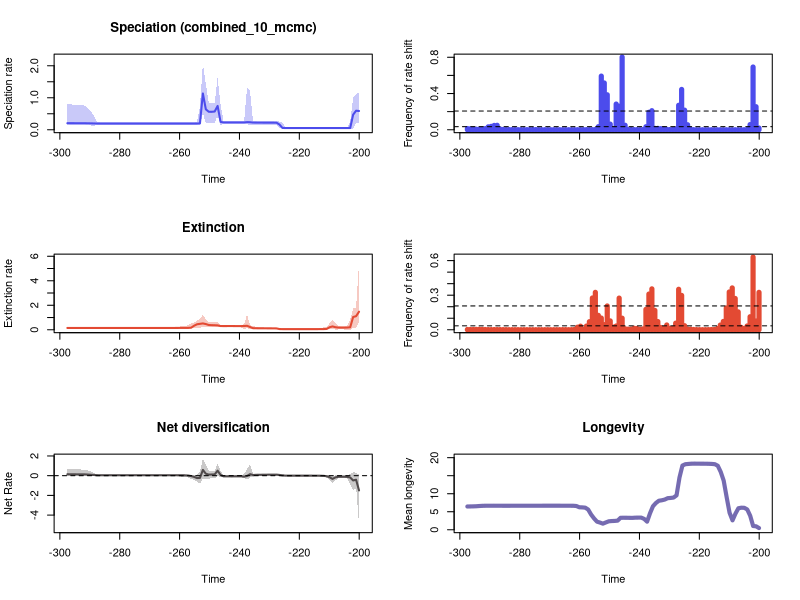

The R source for this figure:


pdf(file='C:/Users/SimoesLabAdmin/Documents/BDNN_Arielli/updated_occurrence_analyses/model_2_and_5/200_its/reptilia_terr_200_combined_no_resampling_test/RTT_plots.pdf',width=10, height=15)
par(mfrow=c(3,2))
library(scales)

time=c(-200.05481329000003, -201.03901787,-202.02322245,-203.00742702999997,-203.99163161,-204.97583619,-205.96004076999998,-206.94424535000002,-207.92844993,-208.91265450999998,-209.89685909000002,-210.88106367,-211.86526824999999,-212.84947283000002,-213.83367741,-214.81788199,-215.80208656999997,-216.78629115,-217.77049573,-218.75470030999998,-219.73890489000001,-220.72310947,-221.70731404999998,-222.69151863000002,-223.67572321,-224.65992778999998,-225.64413237000002,-226.62833695,-227.61254153,-228.59674610999997,-229.58095069,-230.56515527,-231.54935984999997,-232.53356443,-233.51776901,-234.50197358999998,-235.48617817000002,-236.47038275,-237.45458732999998,-238.43879191000002,-239.42299649,-240.40720106999999,-241.39140564999997,-242.37561023,-243.35981481,-244.34401938999997,-245.32822397,-246.31242855,-247.29663312999998,-248.28083771000001,-249.26504229,-250.24924686999998,-251.23345144999996,-252.21765603,-253.20186060999998,-254.18606518999997,-255.17026977,-256.15447435,-257.13867893,-258.12288351,-259.10708809,-260.09129267,-261.07549725,-262.05970183,-263.04390641,-264.02811099,-265.01231557,-265.99652015,-266.98072472999996,-267.96492931,-268.94913389,-269.93333847,-270.91754305,-271.90174763,-272.88595220999997,-273.87015679,-274.85436137,-275.83856595,-276.82277053,-277.80697511,-278.79117969,-279.77538426999996,-280.75958885,-281.74379343,-282.72799801,-283.71220259,-284.69640717,-285.68061174999997,-286.66481632999995,-287.64902091,-288.63322549,-289.61743007,-290.60163465,-291.58583923,-292.57004380999996,-293.55424839,-294.53845297,-295.52265754999996,-296.50686213,-297.49106671)
rate=c(0.5869700794611747, 0.5949930519985576,0.47162020248096004,0.05474899799410958,0.054077187408180176,0.054051901552678985,0.05405101364742171,0.0540479165726656,0.05404649116497164,0.05404442592851901,0.05403959759532459,0.054036391412389834,0.05403415086759543,0.054033331375032134,0.054034084336371024,0.054034096296723566,0.05403734255204562,0.05403959759532459,0.05403959759532459,0.05403972467030826,0.05403910058509523,0.05403893747447709,0.05403939212453093,0.05404252325563075,0.05408391337439312,0.054448813065233734,0.056975161030445795,0.16288447255559768,0.22064772876560837,0.22177589261802566,0.22178804917204326,0.22181021338337426,0.22197785950859908,0.22239379701145734,0.22306666153279536,0.2239972833477299,0.22474407745145375,0.23546393733271137,0.23856872548984742,0.229108402149641,0.2289923281411701,0.22898438274305633,0.22898398896203997,0.22898486489806635,0.22889753928085527,0.22881531410925907,0.2289382691061635,0.24576451799005616,0.7442612821473011,0.5707230053203454,0.5612225833909139,0.5626114776932594,0.6389033515286267,1.1340248388213703,0.19946576733028148,0.1950034803480732,0.19446221010942122,0.1944539865584114,0.1944816351593136,0.19452502880176403,0.19457816920249316,0.1945968283798109,0.19458573436061144,0.1945768713953938,0.19458020059159872,0.19459228520037763,0.1945948162767598,0.1945877100610024,0.19457917391966073,0.19456528507367454,0.19454723957116238,0.19454054412399274,0.19454064306503285,0.19454867128104375,0.19455752784653071,0.19456528507367454,0.19456775613281585,0.19447853881357133,0.19438632241515888,0.19434949152879344,0.19432431356409813,0.19432451077584897,0.1943373267060563,0.19434536915715345,0.19436578719189715,0.19440607449214803,0.19441274401376094,0.1944478908251039,0.1945791256505769,0.1949918328142718,0.1978834048001788,0.20008710962889334,0.2022052794910758,0.20371841460819567,0.2042780881970372,0.20459970883085318,0.20488632664903494,0.20513432063526255,0.2054852944435489,0.20597758963185647)
minHPD=c(0.2023772640052509, 0.21378026410949008,0.03673991576688866,0.034032380414347176,0.04121143008783533,0.04140429438074416,0.04136969716351032,0.04134657708547919,0.041362155970085725,0.04137945770662025,0.04140871385209364,0.041374304107439475,0.04137481913747232,0.04137552203767846,0.04137599201170074,0.04137481913747232,0.04137328251405336,0.041374304107439475,0.04137481913747232,0.04137481913747232,0.04142179176548949,0.041410848105202666,0.0413954244903139,0.04134657708547919,0.041214738125266416,0.03808927100262063,0.03934357725438555,0.04362707007151469,0.1352091478828591,0.14420521375281994,0.14508481297904696,0.145102490396769,0.14498919995336712,0.14544573432689012,0.14538812973949997,0.14455761045524546,0.14320804655967,0.13577373227555206,0.17654630769991628,0.17228411879707622,0.17387358071156458,0.1736090739722232,0.17382215869651593,0.17366611108909266,0.17328736385263563,0.17328736385263563,0.1709710985744977,0.15707506475884572,0.4463131033503925,0.20227848914793073,0.20227848914793073,0.20237681443189748,0.20937297250166015,0.5179450714916756,0.1342067000648396,0.1452105106400447,0.1492305745413085,0.14953496365546493,0.14953202097277876,0.14952277536575742,0.1508576327571382,0.15097381092767967,0.15084695491426198,0.15086997102265837,0.1508298097182326,0.150861301635795,0.1508434767838853,0.15082676793502509,0.150861301635795,0.1508609176406907,0.14953202097277876,0.1509558118724622,0.15088116212380973,0.1508609176406907,0.14953496365546493,0.14955229410143545,0.1495108207360794,0.14934900017913413,0.149072921495862,0.14931082100596704,0.14897196049862854,0.1487469689273736,0.14859474041040036,0.1483988415712949,0.14807310671229762,0.1485505777895028,0.1478881044188344,0.14787975485223567,0.1469382286791294,0.1452105106400447,0.1299063622630047,0.13340324999251593,0.13686147243022323,0.13542166817901058,0.13586539000998088,0.13686147243022323,0.1348323857910215,0.1337532746345677,0.13413989054184472,0.13340573912098408)
maxHPD=c(1.1466360124166157, 1.1248584817464395,1.006053777735813,0.25281158258015707,0.06778941377687721,0.06760635117134929,0.06751571390944106,0.06744912549266026,0.06744776291324055,0.06744507980465002,0.06744507980465002,0.06739154752524601,0.06739019976965668,0.06738867700156773,0.0673799912465044,0.06737736255711946,0.0673718933839982,0.06737736255711946,0.06738142917989609,0.06739019976965668,0.06744507980465002,0.06744507980465002,0.06744776291324055,0.06744776291324055,0.06778319020936707,0.07189501269879578,0.22362766005062668,0.2514825699089768,0.27547568513686793,0.26855806630042045,0.2686304042789407,0.2686771587833572,0.26878308353417435,0.26989451950108284,0.2713271365205842,0.2742871286710988,0.2774914598180042,1.2250458577158814,1.3058987868788765,0.28399367690514127,0.2829638775901568,0.2823791092062072,0.2823791092062072,0.28224722618638726,0.28228485439236095,0.28315161495031144,0.2844771330099294,0.7763592838725786,1.6432589063041099,0.8428426696096323,0.8257672713537507,0.8314301018921861,1.4327451630866448,2.066191244053289,0.7282337290307409,0.24892766824840928,0.24370568578617474,0.24356981108985404,0.24325432094698457,0.24297207628135228,0.2441017290822449,0.2440999539782467,0.2438464027082177,0.24381118602513488,0.24371822076555788,0.24371822076555788,0.24372194572348518,0.24372194572348518,0.24381028320928824,0.2438464027082177,0.24262309543021576,0.24412212557214857,0.2441003012908269,0.24415258962816722,0.24295405605983006,0.24308775830434357,0.2432281427788692,0.24371822076555788,0.24412212557214857,0.24479727232975956,0.24478435212134067,0.24477492127528852,0.24480604866704755,0.24479051880480207,0.2447888324250324,0.2456588546418449,0.24565112860600374,0.24620027024779448,0.24690321229463688,0.25034697235144826,0.4315507471852623,0.5700707948581999,0.6771949608633775,0.7482757206256876,0.7693092104886369,0.779352143224389,0.7824468018629676,0.7861762374940874,0.7991311019509312,0.8217718853496808)
remove_na = !is.na(rate)
time = time[remove_na]
plot(time,time,type = 'n', ylim = c(0, 2.272810368458618), xlim = c(-297.983169,-199.562711), ylab = 'Speciation rate', xlab = 'Time',main='Speciation (combined_10_mcmc)' )
polygon(c(time, rev(time)), c(maxHPD[remove_na], rev(minHPD[remove_na])), col = alpha('#4c4cec',0.3), border = NA)
lines(time,rate[remove_na], col = '#4c4cec', lwd=2)
mids=c(-200.05978402020202, -201.0539300606061,-202.0480761010101,-203.04222214141413,-204.0363681818182,-205.03051422222222,-206.02466026262624,-207.01880630303032,-208.01295234343434,-209.0070983838384,-210.00124442424243,-210.99539046464645,-211.98953650505052,-212.98368254545454,-213.97782858585856,-214.97197462626264,-215.96612066666665,-216.96026670707073,-217.95441274747475,-218.94855878787877,-219.94270482828284,-220.93685086868686,-221.93099690909088,-222.92514294949495,-223.91928898989897,-224.91343503030305,-225.90758107070707,-226.9017271111111,-227.89587315151516,-228.89001919191918,-229.8841652323232,-230.87831127272727,-231.8724573131313,-232.86660335353537,-233.8607493939394,-234.8548954343434,-235.84904147474748,-236.8431875151515,-237.83733355555552,-238.8314795959596,-239.8256256363636,-240.8197716767677,-241.8139177171717,-242.80806375757572,-243.8022097979798,-244.79635583838382,-245.79050187878784,-246.7846479191919,-247.77879395959593,-248.77294,-249.76708604040402,-250.76123208080804,-251.75537812121212,-252.74952416161614,-253.7436702020202,-254.73781624242423,-255.73196228282825,-256.7261083232323,-257.72025436363634,-258.71440040404036,-259.70854644444444,-260.70269248484846,-261.6968385252525,-262.69098456565655,-263.68513060606057,-264.6792766464646,-265.67342268686866,-266.6675687272727,-267.66171476767676,-268.6558608080808,-269.65000684848485,-270.64415288888887,-271.6382989292929,-272.63244496969696,-273.626591010101,-274.620737050505,-275.6148830909091,-276.6090291313131,-277.6031751717171,-278.5973212121212,-279.5914672525252,-280.5856132929292,-281.5797593333333,-282.5739053737373,-283.5680514141414,-284.5621974545454,-285.5563434949495,-286.5504895353535,-287.5446355757575,-288.5387816161616,-289.5329276565656,-290.52707369696964,-291.5212197373737,-292.51536577777773,-293.50951181818175,-294.5036578585858,-295.49780389898984,-296.4919499393939,-297.48609597979794)
counts=c(0.018858823529411765, 0.25435882352941175,0.6923235294117647,0.057,0.0031411764705882353,0.0007117647058823529,0.0005823529411764706,0.0004,0.00037647058823529414,0.0005,0.00039411764705882355,0.00028235294117647056,0.0002235294117647059,0.00028235294117647056,0.0002235294117647059,0.0003882352941176471,0.0002941176470588235,0.0003294117647058824,0.0003,0.00037647058823529414,0.0003411764705882353,0.00031176470588235297,0.0010588235294117646,0.0075352941176470584,0.055276470588235295,0.21637647058823528,0.4451529411764706,0.2701529411764706,0.009076470588235293,0.003476470588235294,0.0021411764705882353,0.004470588235294118,0.009523529411764707,0.012047058823529412,0.015523529411764705,0.015935294117647058,0.21059411764705882,0.19278235294117646,0.03337058823529412,0.0022941176470588237,0.0012352941176470588,0.0015176470588235294,0.0016470588235294118,0.0026588235294117647,0.0021,0.04975294117647059,0.8026117647058824,0.26031764705882354,0.28366470588235293,0.008888235294117646,0.0623764705882353,0.386,0.5163823529411765,0.5921823529411765,0.034323529411764704,0.0035058823529411764,0.001411764705882353,0.0015352941176470587,0.0015764705882352942,0.0013705882352941176,0.0010411764705882353,0.000888235294117647,0.0007529411764705883,0.0008235294117647059,0.0007294117647058824,0.0007411764705882353,0.0006647058823529412,0.000811764705882353,0.0009235294117647059,0.0007882352941176471,0.0007470588235294118,0.0008352941176470589,0.0009235294117647059,0.0009764705882352941,0.0009823529411764707,0.0022705882352941176,0.002911764705882353,0.0017176470588235295,0.0014764705882352942,0.0010823529411764705,0.0011529411764705881,0.001176470588235294,0.0013588235294117647,0.0016,0.0021705882352941177,0.0018235294117647058,0.0035235294117647057,0.008570588235294118,0.049394117647058824,0.04803529411764706,0.03781764705882353,0.03218235294117647,0.012576470588235295,0.008041176470588236,0.006611764705882353,0.0063941176470588236,0.008529411764705883,0.010570588235294118,0.013258823529411764)
plot(mids,counts,type = 'h', xlim = c(-297.983169,-199.562711), ylim=c(0,0.8026117647058824), ylab = 'Frequency of rate shift', xlab = 'Time',lwd=5,col='#4c4cec')
bf2 = 0.034055010843515456
bf6 = 0.20666774651012174
abline(h=bf2, lty=2)
abline(h=bf6, lty=2)

time=c(-200.05481329000003, -201.03901787,-202.02322245,-203.00742702999997,-203.99163161,-204.97583619,-205.96004076999998,-206.94424535000002,-207.92844993,-208.91265450999998,-209.89685909000002,-210.88106367,-211.86526824999999,-212.84947283000002,-213.83367741,-214.81788199,-215.80208656999997,-216.78629115,-217.77049573,-218.75470030999998,-219.73890489000001,-220.72310947,-221.70731404999998,-222.69151863000002,-223.67572321,-224.65992778999998,-225.64413237000002,-226.62833695,-227.61254153,-228.59674610999997,-229.58095069,-230.56515527,-231.54935984999997,-232.53356443,-233.51776901,-234.50197358999998,-235.48617817000002,-236.47038275,-237.45458732999998,-238.43879191000002,-239.42299649,-240.40720106999999,-241.39140564999997,-242.37561023,-243.35981481,-244.34401938999997,-245.32822397,-246.31242855,-247.29663312999998,-248.28083771000001,-249.26504229,-250.24924686999998,-251.23345144999996,-252.21765603,-253.20186060999998,-254.18606518999997,-255.17026977,-256.15447435,-257.13867893,-258.12288351,-259.10708809,-260.09129267,-261.07549725,-262.05970183,-263.04390641,-264.02811099,-265.01231557,-265.99652015,-266.98072472999996,-267.96492931,-268.94913389,-269.93333847,-270.91754305,-271.90174763,-272.88595220999997,-273.87015679,-274.85436137,-275.83856595,-276.82277053,-277.80697511,-278.79117969,-279.77538426999996,-280.75958885,-281.74379343,-282.72799801,-283.71220259,-284.69640717,-285.68061174999997,-286.66481632999995,-287.64902091,-288.63322549,-289.61743007,-290.60163465,-291.58583923,-292.57004380999996,-293.55424839,-294.53845297,-295.52265754999996,-296.50686213,-297.49106671)
rate=c(1.4749932351498187, 1.1094022890942186,1.040244604375319,0.2023820105907443,0.18210163114206315,0.1748866135390834,0.17463629782869167,0.17891369398433354,0.2069445186815848,0.27254487286418844,0.20398338399554689,0.06718480849708999,0.05575000556507165,0.0537887050729685,0.05259384414857472,0.05231770342792352,0.052260759332774145,0.05221312761790718,0.05217975094835013,0.05216525570958014,0.05215264040145387,0.05213418942497866,0.05212212514782702,0.052142595062674456,0.05223078888647974,0.05231093662656727,0.052692463573658616,0.0586101854724044,0.11055505439058713,0.11599405464652941,0.11684445450245992,0.1173181081702945,0.1194937275584615,0.120623170971245,0.12128033376626465,0.12442641544912289,0.12919489595261271,0.2255334520030176,0.3234922856072342,0.30671851599360217,0.30043529918389034,0.30056973003562754,0.30129742890366035,0.3037485639621776,0.30350650324739725,0.30288030546859335,0.30277704139502154,0.30401110648498425,0.3567118845181782,0.3684052843099731,0.3748222354537563,0.38717335065402964,0.4657883749984698,0.5174345114654822,0.4851036836958999,0.4478118164822835,0.32817400843030553,0.16690665025021353,0.15466679009960704,0.1518158875773184,0.1514012806098063,0.15122815438804,0.14919612950174557,0.14881039330572407,0.14875827870481267,0.1487439408261163,0.14872931726580546,0.1486826285788791,0.1486567342731263,0.1486473556389578,0.14864549256060017,0.14864930471967963,0.14865536495284903,0.1486698092876894,0.148681707201892,0.1487013294236334,0.14871307427469133,0.14871188309896533,0.1487108723176762,0.14871440041315998,0.14872444528273446,0.1487313379184671,0.1487390272613795,0.14875124841101703,0.14876173700701473,0.14877589545630082,0.1487743487348059,0.1487589855303224,0.14873199967841738,0.14869822621776074,0.14867142412485487,0.14866418672356888,0.1486683352992076,0.1486751275352216,0.1487158362543375,0.14879233322971291,0.14887612588636545,0.1489336633616833,0.14895220326403202,0.1489656175635705)
minHPD=c(0.666031541920228, 0.19017275142149595,0.15294318315784228,0.001204860498486381,0.013915681864881822,0.022787757612907283,0.02335355799255116,0.022387246564428906,0.006592182396052167,0.13708785950307126,0.03388552548158133,0.034343381299027975,0.03335114664617778,0.030560851970604704,0.03447087813313975,0.03500894578938821,0.03527474953146173,0.035381296103631166,0.03540940963566043,0.03541086333535791,0.03541086333535791,0.035319643749339956,0.03521200346712261,0.03500894578938821,0.0349848898985352,0.03497296984966768,0.03325687816511694,0.03414722759528431,0.04313300234658374,0.051764386310352906,0.0539600436783962,0.0546140098763349,0.05423016999744922,0.056621907638434124,0.0574912169996287,0.060274071374420014,0.06269145159505853,0.06780192447895025,0.12040140780172474,0.08059189712574946,0.18631686764179545,0.1863021979609142,0.18815015399134688,0.19304718396401752,0.19304718396401752,0.19063069892739956,0.1902267107364024,0.1863417111447624,0.2391715939982605,0.2498621035092278,0.2544443012687605,0.25315947760662316,0.25209676083295934,0.28368102723061045,0.13342967225440744,0.12494838410528401,0.11159696355812469,0.10710155293176017,0.1036069807384793,0.10125710870197928,0.09393453260043048,0.08617572878550031,0.1055817077968598,0.10602115909844032,0.1064713867755562,0.10650903279344875,0.10690871850450849,0.10690633057487178,0.10691167819458837,0.10691167819458837,0.10691167819458837,0.10698397000384184,0.10699101401201407,0.10700188473320962,0.10690633057487178,0.10691167819458837,0.10691418890991586,0.10691167819458837,0.1069047905581486,0.10691167819458837,0.10690871850450849,0.10690871850450849,0.10691167819458837,0.1069047905581486,0.10648637691535438,0.10644185024495616,0.10691167819458837,0.10622557144453112,0.1059904430357763,0.10632363588230816,0.1069047905581486,0.10614679173686976,0.10597377846117681,0.1059483835030659,0.10542715978679298,0.1048844868331248,0.10341327315301888,0.10349024973828891,0.10283929785998476,0.10294799906296478)
maxHPD=c(5.3973321340071445, 1.7860151643557858,1.735468173158457,0.8240775785355956,0.31603562521540807,0.2941443319665886,0.2921375416128539,0.2971768980595786,0.5358764552978583,0.8321896345178279,0.5278436669429621,0.2530874711183364,0.1938964030225701,0.15088292983506454,0.081847432947191,0.0805419926128806,0.08049356915041683,0.08045626660255993,0.08044273600402335,0.08045093057390668,0.08047670211303029,0.08045000044604882,0.08045620111027486,0.080479131521042,0.08107640272374322,0.08187165684623292,0.08457654890634236,0.1310518707480164,0.15770230321845516,0.163029622360522,0.1634483180383686,0.16501019564949815,0.18321349530840267,0.20249638212879026,0.21299537413819777,0.25634949068013235,0.309214923538707,0.37316104268089684,1.2630530750402527,0.45262715868110875,0.403007608501694,0.4012417721265958,0.3998026917999771,0.4003957510157263,0.40014192605352433,0.3993300568349799,0.4017685751195878,0.40904170974456966,0.6097662762598062,0.6138503413855241,0.6214278857233028,0.643751345158561,0.8582552176492539,1.22536768586581,0.887112080707735,0.7511274110127478,0.5903900479057131,0.5258042255487364,0.36070793516531885,0.31807969201450553,0.29682103414969774,0.2526909342375478,0.19771938125417426,0.19481100426736156,0.1948087799953641,0.19472153514708967,0.1949541350864859,0.19475391449847526,0.19470798695923658,0.19469686888536678,0.19466802179649417,0.19471856394432385,0.19472153514708967,0.19472687223237803,0.1946545436952865,0.19468470583422717,0.19471856394432385,0.19472153514708967,0.1947657353032132,0.19481100426736156,0.1948507247392057,0.19493495268838518,0.19500292720965876,0.19512636877796694,0.19481100426736156,0.19488345608505891,0.1954619226078056,0.19488345608505891,0.1948083287861102,0.19544189523171343,0.19642615063696856,0.19613426543831142,0.19631219724634263,0.19668443441270733,0.19697726587695524,0.19778600671708504,0.1980177997894745,0.1994337376605468,0.19982289118074487,0.2011948225006573)
remove_na = !is.na(rate)
time = time[remove_na]
plot(time,time,type = 'n', ylim = c(0, 5.937065347407859), xlim = c(-297.983169,-199.562711), ylab = 'Extinction rate', xlab = 'Time',main='Extinction' )
polygon(c(time, rev(time)), c(maxHPD[remove_na], rev(minHPD[remove_na])), col = alpha('#e34a33',0.3), border = NA)
lines(time,rate[remove_na], col = '#e34a33', lwd=2)
mids=c(-200.05978402020202, -201.0539300606061,-202.0480761010101,-203.04222214141413,-204.0363681818182,-205.03051422222222,-206.02466026262624,-207.01880630303032,-208.01295234343434,-209.0070983838384,-210.00124442424243,-210.99539046464645,-211.98953650505052,-212.98368254545454,-213.97782858585856,-214.97197462626264,-215.96612066666665,-216.96026670707073,-217.95441274747475,-218.94855878787877,-219.94270482828284,-220.93685086868686,-221.93099690909088,-222.92514294949495,-223.91928898989897,-224.91343503030305,-225.90758107070707,-226.9017271111111,-227.89587315151516,-228.89001919191918,-229.8841652323232,-230.87831127272727,-231.8724573131313,-232.86660335353537,-233.8607493939394,-234.8548954343434,-235.84904147474748,-236.8431875151515,-237.83733355555552,-238.8314795959596,-239.8256256363636,-240.8197716767677,-241.8139177171717,-242.80806375757572,-243.8022097979798,-244.79635583838382,-245.79050187878784,-246.7846479191919,-247.77879395959593,-248.77294,-249.76708604040402,-250.76123208080804,-251.75537812121212,-252.74952416161614,-253.7436702020202,-254.73781624242423,-255.73196228282825,-256.7261083232323,-257.72025436363634,-258.71440040404036,-259.70854644444444,-260.70269248484846,-261.6968385252525,-262.69098456565655,-263.68513060606057,-264.6792766464646,-265.67342268686866,-266.6675687272727,-267.66171476767676,-268.6558608080808,-269.65000684848485,-270.64415288888887,-271.6382989292929,-272.63244496969696,-273.626591010101,-274.620737050505,-275.6148830909091,-276.6090291313131,-277.6031751717171,-278.5973212121212,-279.5914672525252,-280.5856132929292,-281.5797593333333,-282.5739053737373,-283.5680514141414,-284.5621974545454,-285.5563434949495,-286.5504895353535,-287.5446355757575,-288.5387816161616,-289.5329276565656,-290.52707369696964,-291.5212197373737,-292.51536577777773,-293.50951181818175,-294.5036578585858,-295.49780389898984,-296.4919499393939,-297.48609597979794)
counts=c(0.3246176470588235, 0.07642941176470588,0.6311058823529412,0.11295882352941176,0.03265882352941177,0.01131764705882353,0.021341176470588235,0.15512352941176472,0.2717235294117647,0.36308235294117647,0.32784117647058825,0.18905882352941175,0.07231176470588235,0.040923529411764706,0.010470588235294117,0.0024470588235294116,0.002235294117647059,0.0012352941176470588,0.0008058823529411765,0.0008411764705882353,0.0009588235294117647,0.0013588235294117647,0.0024705882352941176,0.005047058823529411,0.006658823529411765,0.03514705882352941,0.29803529411764706,0.3512470588235294,0.057341176470588236,0.012864705882352941,0.012411764705882353,0.04164117647058824,0.012376470588235294,0.019723529411764706,0.07128235294117648,0.16815882352941178,0.3548764705882353,0.30977058823529413,0.17690588235294116,0.007388235294117647,0.005129411764705882,0.011141176470588236,0.013182352941176471,0.005976470588235294,0.0054,0.008823529411764706,0.10062352941176471,0.2747235294117647,0.032758823529411764,0.023388235294117647,0.07687058823529412,0.20651764705882353,0.04461764705882353,0.10168235294117647,0.12507058823529413,0.3246941176470588,0.2756470588235294,0.07013529411764706,0.031923529411764705,0.004764705882352941,0.031241176470588234,0.022335294117647057,0.0032117647058823528,0.001088235294117647,0.0008352941176470589,0.0013352941176470589,0.0012470588235294119,0.000888235294117647,0.0007294117647058824,0.0007294117647058824,0.0006352941176470589,0.0007411764705882353,0.0008058823529411765,0.0007823529411764706,0.0007,0.0007235294117647059,0.0007352941176470588,0.000588235294117647,0.0007705882352941176,0.0008705882352941177,0.000688235294117647,0.0009823529411764707,0.0008588235294117647,0.0009705882352941176,0.0007352941176470588,0.0010470588235294118,0.0012823529411764706,0.0015647058823529411,0.0017058823529411764,0.0019058823529411765,0.0014176470588235293,0.0015470588235294118,0.0024058823529411765,0.0033058823529411763,0.004076470588235294,0.0032764705882352943,0.0026,0.0026411764705882353,0.0025764705882352942)
plot(mids,counts,type = 'h', xlim = c(-297.983169,-199.562711), ylim=c(0,0.6311058823529412), ylab = 'Frequency of rate shift', xlab = 'Time',lwd=5,col='#e34a33')
abline(h=bf2, lty=2)
abline(h=bf6, lty=2)
#Net Diversification Rate
time=c(-200.05481329000003, -201.03901787,-202.02322245,-203.00742702999997,-203.99163161,-204.97583619,-205.96004076999998,-206.94424535000002,-207.92844993,-208.91265450999998,-209.89685909000002,-210.88106367,-211.86526824999999,-212.84947283000002,-213.83367741,-214.81788199,-215.80208656999997,-216.78629115,-217.77049573,-218.75470030999998,-219.73890489000001,-220.72310947,-221.70731404999998,-222.69151863000002,-223.67572321,-224.65992778999998,-225.64413237000002,-226.62833695,-227.61254153,-228.59674610999997,-229.58095069,-230.56515527,-231.54935984999997,-232.53356443,-233.51776901,-234.50197358999998,-235.48617817000002,-236.47038275,-237.45458732999998,-238.43879191000002,-239.42299649,-240.40720106999999,-241.39140564999997,-242.37561023,-243.35981481,-244.34401938999997,-245.32822397,-246.31242855,-247.29663312999998,-248.28083771000001,-249.26504229,-250.24924686999998,-251.23345144999996,-252.21765603,-253.20186060999998,-254.18606518999997,-255.17026977,-256.15447435,-257.13867893,-258.12288351,-259.10708809,-260.09129267,-261.07549725,-262.05970183,-263.04390641,-264.02811099,-265.01231557,-265.99652015,-266.98072472999996,-267.96492931,-268.94913389,-269.93333847,-270.91754305,-271.90174763,-272.88595220999997,-273.87015679,-274.85436137,-275.83856595,-276.82277053,-277.80697511,-278.79117969,-279.77538426999996,-280.75958885,-281.74379343,-282.72799801,-283.71220259,-284.69640717,-285.68061174999997,-286.66481632999995,-287.64902091,-288.63322549,-289.61743007,-290.60163465,-291.58583923,-292.57004380999996,-293.55424839,-294.53845297,-295.52265754999996,-296.50686213,-297.49106671)
net_rate=c(-1.4953041387391586, -0.410605226915382,-0.4856049081059497,-0.1854573342479507,-0.12256928518064307,-0.10977632117439584,-0.10898721996127154,-0.1131800449453804,-0.16929504500343523,-0.3285037404810156,-0.1577284739136689,-0.05572455338933871,-0.019050968538700027,-0.008060360424754463,-0.0020341473212582032,-0.0007096274712990862,-0.00048694467464144027,-0.0003710653443172449,-0.00031291982246580324,-0.00029372801672933536,-0.000280572447727664,-0.0002579660090605732,-0.00024215277320782002,-0.00027179235780649735,-0.00012140942596898245,0.0035967729825644515,0.027018840115853416,0.07437500514595564,0.10690603819622668,0.10360000541163569,0.10225645220389905,0.10141018010638643,0.09644611506979052,0.0942447744741471,0.09347779011205162,0.08490102317194123,0.06842205965961973,0.15269527785546072,-0.029388692962394734,-0.10031290582158607,-0.06653376163387695,-0.06680872176517129,-0.06808962043994929,-0.07343752668365441,-0.0724654838400368,-0.07093835304375519,-0.06924935011436668,0.07707649574589955,0.5050277159802911,0.13340301683298508,0.11714424594329785,0.1067056754647349,0.19719924960401194,0.5827056876713982,-0.2276875019943057,-0.2416551746081819,-0.12198365424672045,-0.041385781741937036,0.01740683252894776,0.03253671464673124,0.03464335862219917,0.035478512776716646,0.043863767250282626,0.0453868819299036,0.04557982382995388,0.04562962720651701,0.04567484848563552,0.045762507524407005,0.04580514264254987,0.045803940972507846,0.04578097998165508,0.045760342450167274,0.04574968190465265,0.0457379802547613,0.045724821960504224,0.04571997181221664,0.045772460924853015,0.04542611068693046,0.0451618130412479,0.04503763389487532,0.04495956081228609,0.04492839364785802,0.04494638280897387,0.044930064447788104,0.04494729428194876,0.04498291169387241,0.04490837473536219,0.04503491300242482,0.04555361549089042,0.04773668103049331,0.06996056854133868,0.0877309479668071,0.11080485719031437,0.127949538318835,0.13283473579025934,0.1343350254363016,0.1345856558873182,0.13571494391401737,0.1386377948053628,0.14420233522630324)
net_minHPD=c(-4.98926334159414, -1.1055309343166724,-1.550141301245416,-0.8316456030878818,-0.2651453545659257,-0.24015464426689206,-0.23822644393595233,-0.24446905517944334,-0.48175519431963426,-0.7754229979375235,-0.4745359570693244,-0.2002417285842995,-0.13944097554293336,-0.09541990622798557,-0.028394610243091555,-0.026746803702654684,-0.026224487007116527,-0.026118112874372143,-0.02603469279466479,-0.02603469279466479,-0.02603469279466479,-0.02603469279466479,-0.026146676918793084,-0.026400654269406215,-0.02745618599868105,-0.037425887308245184,-0.033699251332736775,-0.05957064372302426,0.009188398979921339,0.021395145147508676,0.021412559521577335,0.021462142738188528,0.008530341165500693,0.0011282890530659728,-0.0042196784793346875,-0.04353765761189449,-0.09519347299488529,-0.18440172475635358,-0.40972459721880106,-0.24833112647956057,-0.17297124634436595,-0.17325537695599585,-0.17150114460683613,-0.17296813666156116,-0.1715107548126432,-0.17335709510302375,-0.17622692952594626,-0.18674958281802365,-0.011840502807830111,-0.28182839441604135,-0.28070913668705755,-0.2938351986495718,-0.3612685216955983,-0.2796487465177878,-0.8097053802493546,-0.6041343577399314,-0.4062420013559733,-0.3322699001838211,-0.1718526424172312,-0.11650742960897284,-0.0948642581290077,-0.06921974137715017,-0.017336753257512244,-0.015148084725883443,-0.014530867294499705,-0.015055413934210587,-0.015053400396224437,-0.014920242939626988,-0.013454078450691132,-0.013457072740309134,-0.013520816238687894,-0.014949646673544037,-0.014247386020367514,-0.014999644763887432,-0.015147550807354498,-0.014540798884985301,-0.014529274652888613,-0.015055413934210587,-0.015148084725883443,-0.015057866635457495,-0.015156566530687782,-0.015355872650484464,-0.015638412460352635,-0.015979507492323963,-0.01643312780859904,-0.016547023518654336,-0.017855793745791854,-0.018307373233821755,-0.018307373233821755,-0.020674513574356818,-0.0457672212664916,-0.039382012670155814,-0.038864739996576414,-0.037745488810990574,-0.037409688810874364,-0.037171787618650226,-0.03644680873352346,-0.03803497976335815,-0.037745488810990574,-0.042668816668335996)
net_maxHPD=c(0.1158958385641633, 0.28687282553538224,0.3547545526836325,0.1441348958015746,0.039537306689868205,0.03181457336760478,0.030902805286928226,0.03078816381423824,0.04637875965992575,-0.0769805604590394,0.02287134474779636,0.02187242419929241,0.023921054383482132,0.028777731242919907,0.023400913154722265,0.022705014781794666,0.02280295794095081,0.022671253877723667,0.022669265616636763,0.02266727877979003,0.022685785045280363,0.022746222113554017,0.02275379702800423,0.022858066537034497,0.023478274849000225,0.030974136757934374,0.183816559450892,0.21149347986113654,0.20836010683506043,0.18785479972304656,0.18340134381360096,0.1831834752076188,0.18014305137302436,0.17891223402229478,0.18054148042321458,0.1810477213441889,0.1815028302281022,1.118805067205872,0.6683424526062249,0.18532255827243482,0.041362407105841575,0.03856194921704578,0.03664290966454764,0.03072611762819996,0.0318719345930332,0.03213180870965232,0.036866111663039575,0.49516631504016934,1.250012920583154,0.4948543448154,0.46967106433879363,0.47690601364235846,1.0671564571189371,1.719175576723657,0.4024565597959875,0.08530696736124102,0.10042813880396778,0.1074721859556281,0.11227183787256856,0.11806142201802827,0.1244095547201121,0.13300118799553126,0.10729558366441333,0.10501896165345714,0.10511593198000868,0.10442420505534174,0.10427452062864037,0.10426053375282834,0.10565919558263283,0.10565919558263283,0.10565049001212018,0.10426888313885138,0.10498284980950003,0.10427452062864037,0.1042596530916827,0.1049816347944847,0.10523079304877017,0.10545404339991779,0.10628732665265385,0.10688883727259164,0.1072159377143551,0.10729558366441333,0.10729116113508202,0.10729116113508202,0.10729558366441333,0.10772846743090556,0.10729558366441333,0.10753389508400002,0.10940383196497584,0.11369961104986794,0.2832594594857183,0.42387397592020426,0.528383027299094,0.5998063903643384,0.6227356525769824,0.6361105961624751,0.6478950164093131,0.6551916734709393,0.6718103961926216,0.6973343871308328)
remove_na = !is.na(net_rate)
time = time[remove_na]
plot(time,time,type = 'n', ylim = c(-5.488189675753555, 1.891093134396023), xlim = c(-297.983169,-199.562711), ylab = 'Net Rate', xlab = 'Time',lwd=2, main='Net diversification', col= '#504A4B' )
polygon(c(time, rev(time)), c(net_maxHPD[remove_na], rev(net_minHPD[remove_na])), col = alpha('#504A4B',0.3), border = NA)
lines(time,net_rate[remove_na], col = '#504A4B', lwd=2)
abline(h=0,lty=2)


time=c(-200.05481329000003, -201.03901787,-202.02322245,-203.00742702999997,-203.99163161,-204.97583619,-205.96004076999998,-206.94424535000002,-207.92844993,-208.91265450999998,-209.89685909000002,-210.88106367,-211.86526824999999,-212.84947283000002,-213.83367741,-214.81788199,-215.80208656999997,-216.78629115,-217.77049573,-218.75470030999998,-219.73890489000001,-220.72310947,-221.70731404999998,-222.69151863000002,-223.67572321,-224.65992778999998,-225.64413237000002,-226.62833695,-227.61254153,-228.59674610999997,-229.58095069,-230.56515527,-231.54935984999997,-232.53356443,-233.51776901,-234.50197358999998,-235.48617817000002,-236.47038275,-237.45458732999998,-238.43879191000002,-239.42299649,-240.40720106999999,-241.39140564999997,-242.37561023,-243.35981481,-244.34401938999997,-245.32822397,-246.31242855,-247.29663312999998,-248.28083771000001,-249.26504229,-250.24924686999998,-251.23345144999996,-252.21765603,-253.20186060999998,-254.18606518999997,-255.17026977,-256.15447435,-257.13867893,-258.12288351,-259.10708809,-260.09129267,-261.07549725,-262.05970183,-263.04390641,-264.02811099,-265.01231557,-265.99652015,-266.98072472999996,-267.96492931,-268.94913389,-269.93333847,-270.91754305,-271.90174763,-272.88595220999997,-273.87015679,-274.85436137,-275.83856595,-276.82277053,-277.80697511,-278.79117969,-279.77538426999996,-280.75958885,-281.74379343,-282.72799801,-283.71220259,-284.69640717,-285.68061174999997,-286.66481632999995,-287.64902091,-288.63322549,-289.61743007,-290.60163465,-291.58583923,-292.57004380999996,-293.55424839,-294.53845297,-295.52265754999996,-296.50686213,-297.49106671)
rate=c(0.47300813437175465, 0.9612856330363323,1.0449073271091636,3.8972453118991024,5.635590466819725,6.09320360052844,6.1235106610196315,5.971061693312458,4.47261301282503,2.6124307703324794,4.717000455932461,9.092022363544816,13.640683037678935,16.046752157566676,17.764588388703412,18.19248063891725,18.265215853275574,18.302913248044,18.322328841923227,18.328320268625458,18.333711930026652,18.3417449312547,18.34640460547234,18.330186260340774,18.262059722203237,18.189739903336875,17.816528293261452,14.501736838487018,9.549209447591373,8.938688544607931,8.831378811464724,8.765388841836796,8.382447057823779,8.17923629303945,8.055064916544552,7.428709667306832,6.52994312743838,4.5770755317711815,2.2510665709154773,3.0201586850996875,3.3755241600190242,3.3731526438887403,3.358719227854943,3.2989891258217616,3.311836129631175,3.330667168501652,3.336126788910211,3.319931959417912,2.5362842365115843,2.4559228815987373,2.421798479628103,2.3492676299132422,2.033829566878996,1.6976394950477038,2.001593971996781,2.2497457126586786,3.1497284520402795,4.223584189530212,5.61662227585371,6.135210312901152,6.209776146394534,6.240124061484954,6.58924425556929,6.656600469978691,6.664960771508059,6.666780295267537,6.668623576629617,6.673056924541273,6.675514262787658,6.6764682108863305,6.676595374082928,6.676313222401591,6.675810475113082,6.674782874422425,6.673375107774252,6.671731794242163,6.670711533877472,6.670670983445892,6.670795723358701,6.670502097825953,6.669932096857855,6.669193831762646,6.66853489761751,6.667189504889749,6.665119481458719,6.66240239816989,6.661741037395455,6.6636187200669905,6.667161710066431,6.671335478262264,6.6733955328254115,6.671489201994129,6.669322473165976,6.663488436052438,6.637706982808601,6.5885063021231085,6.5252111289539885,6.493491106629005,6.474532312946917,6.455809968574226)
minHPD=c(0.47300813437175465, 0.9612856330363323,1.0449073271091636,3.8972453118991024,5.635590466819725,6.09320360052844,6.1235106610196315,5.971061693312458,4.47261301282503,2.6124307703324794,4.717000455932461,9.092022363544816,13.640683037678935,16.046752157566676,17.764588388703412,18.19248063891725,18.265215853275574,18.302913248044,18.322328841923227,18.328320268625458,18.333711930026652,18.3417449312547,18.34640460547234,18.330186260340774,18.262059722203237,18.189739903336875,17.816528293261452,14.501736838487018,9.549209447591373,8.938688544607931,8.831378811464724,8.765388841836796,8.382447057823779,8.17923629303945,8.055064916544552,7.428709667306832,6.52994312743838,4.5770755317711815,2.2510665709154773,3.0201586850996875,3.3755241600190242,3.3731526438887403,3.358719227854943,3.2989891258217616,3.311836129631175,3.330667168501652,3.336126788910211,3.319931959417912,2.5362842365115843,2.4559228815987373,2.421798479628103,2.3492676299132422,2.033829566878996,1.6976394950477038,2.001593971996781,2.2497457126586786,3.1497284520402795,4.223584189530212,5.61662227585371,6.135210312901152,6.209776146394534,6.240124061484954,6.58924425556929,6.656600469978691,6.664960771508059,6.666780295267537,6.668623576629617,6.673056924541273,6.675514262787658,6.6764682108863305,6.676595374082928,6.676313222401591,6.675810475113082,6.674782874422425,6.673375107774252,6.671731794242163,6.670711533877472,6.670670983445892,6.670795723358701,6.670502097825953,6.669932096857855,6.669193831762646,6.66853489761751,6.667189504889749,6.665119481458719,6.66240239816989,6.661741037395455,6.6636187200669905,6.667161710066431,6.671335478262264,6.6733955328254115,6.671489201994129,6.669322473165976,6.663488436052438,6.637706982808601,6.5885063021231085,6.5252111289539885,6.493491106629005,6.474532312946917,6.455809968574226)
maxHPD=c(0.47300813437175465, 0.9612856330363323,1.0449073271091636,3.8972453118991024,5.635590466819725,6.09320360052844,6.1235106610196315,5.971061693312458,4.47261301282503,2.6124307703324794,4.717000455932461,9.092022363544816,13.640683037678935,16.046752157566676,17.764588388703412,18.19248063891725,18.265215853275574,18.302913248044,18.322328841923227,18.328320268625458,18.333711930026652,18.3417449312547,18.34640460547234,18.330186260340774,18.262059722203237,18.189739903336875,17.816528293261452,14.501736838487018,9.549209447591373,8.938688544607931,8.831378811464724,8.765388841836796,8.382447057823779,8.17923629303945,8.055064916544552,7.428709667306832,6.52994312743838,4.5770755317711815,2.2510665709154773,3.0201586850996875,3.3755241600190242,3.3731526438887403,3.358719227854943,3.2989891258217616,3.311836129631175,3.330667168501652,3.336126788910211,3.319931959417912,2.5362842365115843,2.4559228815987373,2.421798479628103,2.3492676299132422,2.033829566878996,1.6976394950477038,2.001593971996781,2.2497457126586786,3.1497284520402795,4.223584189530212,5.61662227585371,6.135210312901152,6.209776146394534,6.240124061484954,6.58924425556929,6.656600469978691,6.664960771508059,6.666780295267537,6.668623576629617,6.673056924541273,6.675514262787658,6.6764682108863305,6.676595374082928,6.676313222401591,6.675810475113082,6.674782874422425,6.673375107774252,6.671731794242163,6.670711533877472,6.670670983445892,6.670795723358701,6.670502097825953,6.669932096857855,6.669193831762646,6.66853489761751,6.667189504889749,6.665119481458719,6.66240239816989,6.661741037395455,6.6636187200669905,6.667161710066431,6.671335478262264,6.6733955328254115,6.671489201994129,6.669322473165976,6.663488436052438,6.637706982808601,6.5885063021231085,6.5252111289539885,6.493491106629005,6.474532312946917,6.455809968574226)
remove_na = !is.na(rate)
time = time[remove_na]
plot(time,time,type = 'n', ylim = c(0, 20.181045066019575), xlim = c(-297.983169,-199.562711), ylab = 'Mean longevity', xlab = 'Time',main='Longevity' )
polygon(c(time, rev(time)), c(maxHPD[remove_na], rev(minHPD[remove_na])), col = alpha('#756bb1',0.3), border = NA)
lines(time,rate[remove_na], col = '#756bb1', lwd=4)

n <- dev.off()
